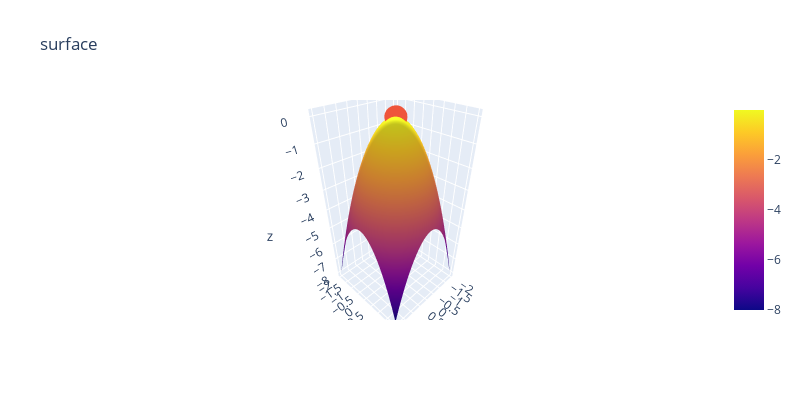

Notebook code cell kept with this figure:
### Markdown cell above
<img src="./newplot (1).png" width=1000 height=600 />

### Code cell
func_no=3
position = np.array([2, 2], dtype=float)
cost = objective_func(position, func_no)
ub = np.array([2, 2], dtype=float)
lb = np.array([-2, -2], dtype=float)
A = State()
A.pos,A.cost=(position,cost)
alpha=0.99
iteration=1000
To=3
costs ,x,y,A= cal_cost(A,lb,ub,To,alpha,iteration,stepSize=[0.01,0.01],eq=func_no)

make_plot(A,costs,x,y,ub,lb,eq=func_no)
print(f'solution {A}')

### Figure 1 — Plotly figure (JSON) as saved in the notebook; plotly's stock layout.template omitted (floating-point values rounded to 4 significant figures; data arrays with more than 128 entries replaced by an {"elided": "..."} marker saying what was removed)
{"data": [{"type": "surface", "x": {"elided": "60x60 float values"}, "y": {"elided": "60x60 float values"}, "z": {"elided": "60x60 float values"}}, {"type": "scatter3d", "x": [-1.207e-15], "y": [-1.207e-15], "z": [-2.915e-30]}], "layout": {"height": 400, "title": {"text": "surface"}, "width": 800}}
